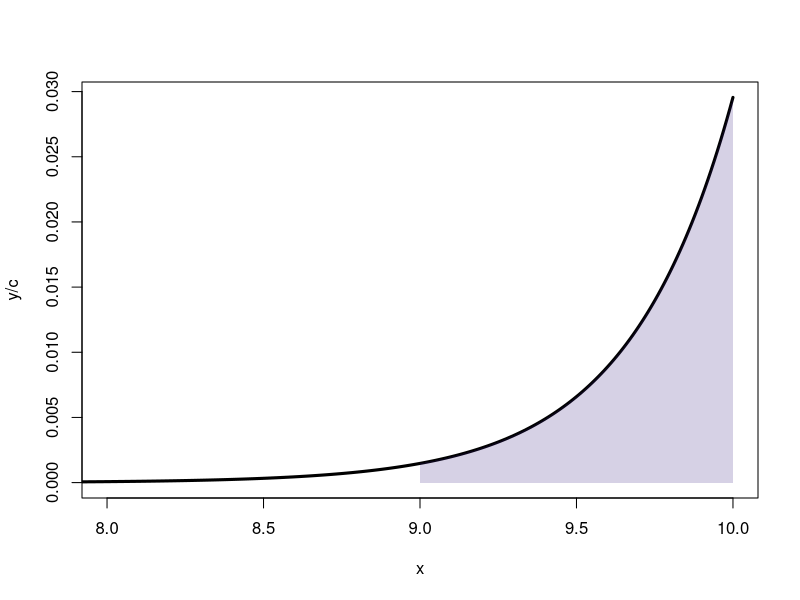

The R script that drew this image:
## ---- chunk 1
x = seq(0, 10, 0.01)
y = exp(3*x)
c = sum(y)
plot(x, y/c, type = "l", xlim = c(8,10), col = "black", lwd = 3)

x = seq(9, 10, 0.01)
y = exp(3*x)
polygon( 
  c(x, 10, 9) , 
  c(y/c, 0, 0), 
  col=rgb(0.2,0.1,0.5,0.2), border=F
)
## ---- chunk 2
n     = 3
theta = 10

Nit = 10000
ok  = 0
for (i in 1:Nit){

  x     = rexp(n, 1) + theta
  theta.e = mean(x) - 1
  ci      = c(theta.e - 2/sqrt(n), theta.e + 2/sqrt(n))
  
  if (theta > ci[1] & theta < ci[2]){
    ok = ok + 1
  }
}

# cobertura del intervalo de confianza
print(ok/Nit)
